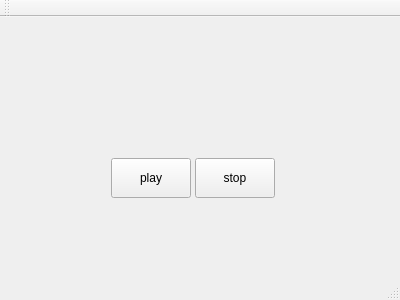
<?xml version="1.0" encoding="UTF-8"?>
<ui version="4.0">
 <class>MainWindow</class>
 <widget class="QMainWindow" name="MainWindow">
  <property name="geometry">
   <rect>
    <x>0</x>
    <y>0</y>
    <width>400</width>
    <height>300</height>
   </rect>
  </property>
  <property name="windowTitle">
   <string>MainWindow</string>
  </property>
  <widget class="QWidget" name="centralWidget">
   <widget class="QWidget" name="widget_btn" native="true">
    <property name="geometry">
     <rect>
      <x>100</x>
      <y>130</y>
      <width>184</width>
      <height>58</height>
     </rect>
    </property>
    <layout class="QHBoxLayout" name="horizontalLayout">
     <item>
      <widget class="QPushButton" name="pushButton_play">
       <property name="minimumSize">
        <size>
         <width>80</width>
         <height>40</height>
        </size>
       </property>
       <property name="text">
        <string>play</string>
       </property>
      </widget>
     </item>
     <item>
      <widget class="QPushButton" name="pushButton_stop">
       <property name="minimumSize">
        <size>
         <width>80</width>
         <height>40</height>
        </size>
       </property>
       <property name="text">
        <string>stop</string>
       </property>
      </widget>
     </item>
    </layout>
   </widget>
  </widget>
  <widget class="QMenuBar" name="menuBar">
   <property name="geometry">
    <rect>
     <x>0</x>
     <y>0</y>
     <width>400</width>
     <height>22</height>
    </rect>
   </property>
  </widget>
  <widget class="QToolBar" name="mainToolBar">
   <attribute name="toolBarArea">
    <enum>TopToolBarArea</enum>
   </attribute>
   <attribute name="toolBarBreak">
    <bool>false</bool>
   </attribute>
  </widget>
  <widget class="QStatusBar" name="statusBar"/>
 </widget>
 <layoutdefault spacing="6" margin="11"/>
 <resources/>
 <connections/>
</ui>
